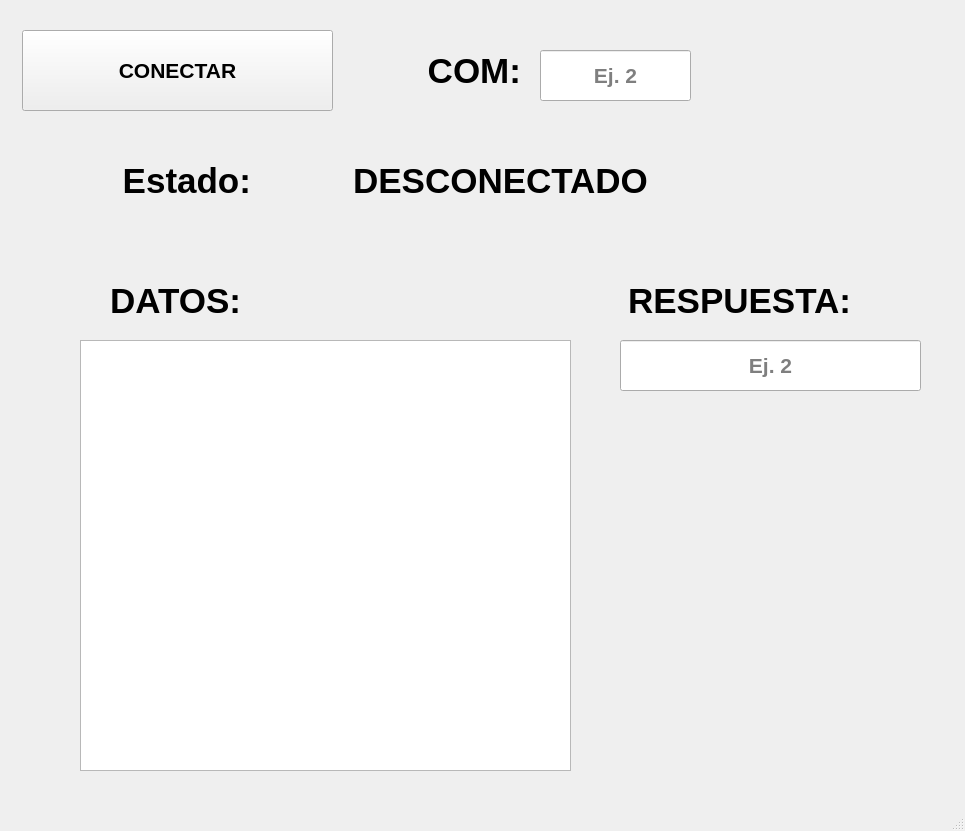
<?xml version="1.0" encoding="UTF-8"?>
<ui version="4.0">
 <class>MainWindow</class>
 <widget class="QMainWindow" name="MainWindow">
  <property name="geometry">
   <rect>
    <x>0</x>
    <y>0</y>
    <width>965</width>
    <height>831</height>
   </rect>
  </property>
  <property name="windowTitle">
   <string>MainWindow</string>
  </property>
  <widget class="QWidget" name="centralwidget">
   <widget class="QPushButton" name="btn_conexion">
    <property name="geometry">
     <rect>
      <x>22</x>
      <y>30</y>
      <width>311</width>
      <height>81</height>
     </rect>
    </property>
    <property name="font">
     <font>
      <pointsize>16</pointsize>
      <weight>75</weight>
      <bold>true</bold>
     </font>
    </property>
    <property name="text">
     <string>CONECTAR</string>
    </property>
   </widget>
   <widget class="QLabel" name="label">
    <property name="geometry">
     <rect>
      <x>370</x>
      <y>30</y>
      <width>151</width>
      <height>81</height>
     </rect>
    </property>
    <property name="font">
     <font>
      <pointsize>26</pointsize>
      <weight>75</weight>
      <bold>true</bold>
     </font>
    </property>
    <property name="text">
     <string>COM:</string>
    </property>
    <property name="alignment">
     <set>Qt::AlignRight|Qt::AlignTrailing|Qt::AlignVCenter</set>
    </property>
   </widget>
   <widget class="QLineEdit" name="txt_com">
    <property name="geometry">
     <rect>
      <x>540</x>
      <y>50</y>
      <width>151</width>
      <height>51</height>
     </rect>
    </property>
    <property name="font">
     <font>
      <pointsize>16</pointsize>
      <weight>75</weight>
      <bold>true</bold>
     </font>
    </property>
    <property name="toolTip">
     <string>Ingresa el número del COM</string>
    </property>
    <property name="alignment">
     <set>Qt::AlignCenter</set>
    </property>
    <property name="placeholderText">
     <string>Ej. 2</string>
    </property>
   </widget>
   <widget class="QLabel" name="label_2">
    <property name="geometry">
     <rect>
      <x>30</x>
      <y>140</y>
      <width>221</width>
      <height>81</height>
     </rect>
    </property>
    <property name="font">
     <font>
      <pointsize>26</pointsize>
      <weight>75</weight>
      <bold>true</bold>
     </font>
    </property>
    <property name="text">
     <string>Estado:</string>
    </property>
    <property name="alignment">
     <set>Qt::AlignRight|Qt::AlignTrailing|Qt::AlignVCenter</set>
    </property>
   </widget>
   <widget class="QLabel" name="txt_estado">
    <property name="geometry">
     <rect>
      <x>280</x>
      <y>140</y>
      <width>441</width>
      <height>81</height>
     </rect>
    </property>
    <property name="font">
     <font>
      <pointsize>26</pointsize>
      <weight>75</weight>
      <bold>true</bold>
     </font>
    </property>
    <property name="text">
     <string>DESCONECTADO</string>
    </property>
    <property name="alignment">
     <set>Qt::AlignCenter</set>
    </property>
   </widget>
   <widget class="QLabel" name="label_3">
    <property name="geometry">
     <rect>
      <x>40</x>
      <y>260</y>
      <width>201</width>
      <height>81</height>
     </rect>
    </property>
    <property name="font">
     <font>
      <pointsize>26</pointsize>
      <weight>75</weight>
      <bold>true</bold>
     </font>
    </property>
    <property name="text">
     <string>DATOS:</string>
    </property>
    <property name="alignment">
     <set>Qt::AlignRight|Qt::AlignTrailing|Qt::AlignVCenter</set>
    </property>
   </widget>
   <widget class="QListWidget" name="datosSensor">
    <property name="geometry">
     <rect>
      <x>80</x>
      <y>340</y>
      <width>491</width>
      <height>431</height>
     </rect>
    </property>
   </widget>
   <widget class="QLabel" name="label_4">
    <property name="geometry">
     <rect>
      <x>580</x>
      <y>260</y>
      <width>271</width>
      <height>81</height>
     </rect>
    </property>
    <property name="font">
     <font>
      <pointsize>26</pointsize>
      <weight>75</weight>
      <bold>true</bold>
     </font>
    </property>
    <property name="text">
     <string>RESPUESTA:</string>
    </property>
    <property name="alignment">
     <set>Qt::AlignRight|Qt::AlignTrailing|Qt::AlignVCenter</set>
    </property>
   </widget>
   <widget class="QLineEdit" name="txt_respuesta">
    <property name="geometry">
     <rect>
      <x>620</x>
      <y>340</y>
      <width>301</width>
      <height>51</height>
     </rect>
    </property>
    <property name="font">
     <font>
      <pointsize>16</pointsize>
      <weight>75</weight>
      <bold>true</bold>
     </font>
    </property>
    <property name="toolTip">
     <string>Ingresa el número del COM</string>
    </property>
    <property name="alignment">
     <set>Qt::AlignCenter</set>
    </property>
    <property name="placeholderText">
     <string>Ej. 2</string>
    </property>
   </widget>
  </widget>
  <widget class="QMenuBar" name="menubar">
   <property name="geometry">
    <rect>
     <x>0</x>
     <y>0</y>
     <width>965</width>
     <height>26</height>
    </rect>
   </property>
  </widget>
  <widget class="QStatusBar" name="statusbar"/>
 </widget>
 <resources/>
 <connections/>
</ui>
